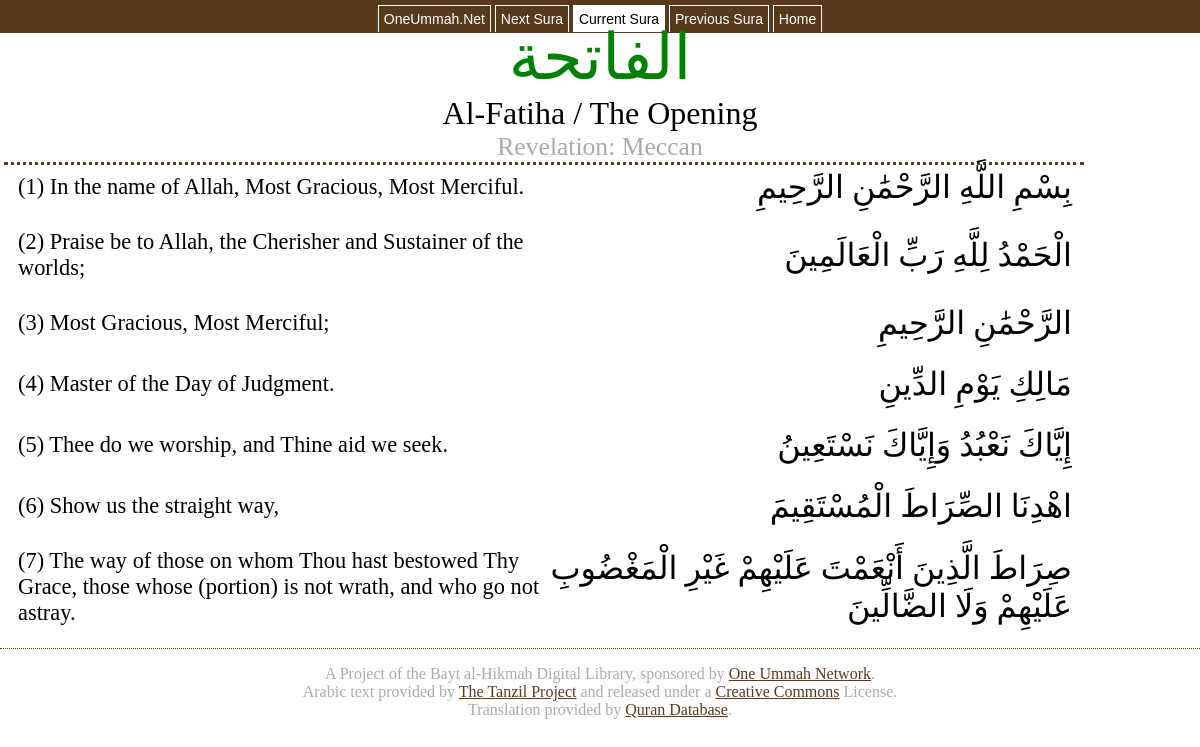
Screenshot of /book/index.php?suranumber=1 with the database file from the repository.
### tables this page shows
CREATE TABLE `metadata` (
  `suranum` int(11) NOT NULL AUTO_INCREMENT,
  `ayas` int(11) DEFAULT NULL,
  `name` text,
  `tname` text,
  `ename` text,
  `type` text,
  PRIMARY KEY (`suranum`)
);

CREATE TABLE `quran_text` (
  `index` int(4) NOT NULL AUTO_INCREMENT,
  `sura` int(3) NOT NULL DEFAULT '0',
  `aya` int(3) NOT NULL DEFAULT '0',
  `text` text NOT NULL,
  PRIMARY KEY (`index`)
);

CREATE TABLE `Quran` (
  `ID` int(11) NOT NULL AUTO_INCREMENT,
  `DatabaseID` smallint(6) NOT NULL,
  `SuraID` int(11) NOT NULL,
  `VerseID` int(11) NOT NULL,
  `AyahText` text NOT NULL,
  PRIMARY KEY (`ID`)
);

### book/index.php (the view, shortened to what this page needs)
<!DOCTYPE html PUBLIC "-//W3C//DTD XHTML 1.0 Transitional//EN" "http://www.w3.org/TR/xhtml1/DTD/xhtml1-transitional.dtd">
<html xmlns="http://www.w3.org/1999/xhtml" dir="rtl">
<head>
	<link href="styles/arabic-style.css" type="text/css" rel="stylesheet" />
</head>
<body>
<div id="container">
<?php
$s1 = $_GET['suranumber'];
?>
<div id="header">
<div id="navcontainer">
<ul id="navlist">
<li><a href="http://www.oneummah.net/quran/">Home</a></li>
<li><a href="<?php $previous = $s1 - 1; print $previous ?>.html">Previous Sura</a></li>
<li id="active"><a href="#" id="current">Current Sura</a></li>
<li><a href="<?php $next = $s1 + 1; print $next ?>.html">Next Sura</a></li>
<li><a href="http://www.oneummah.net">OneUmmah.Net</a></li>
</ul>
</div>
</div>
<?php
include("metadata.php");
echo "<table class='qurantext'>";
$result = mysql_query("SELECT * FROM quran_text, Quran WHERE sura='$s1' AND SuraID='$s1' AND VerseID=aya");
while($row = mysql_fetch_array($result))
  {
  echo "<tr class='verserows'>";
  echo "<td class='column1'>";
  echo $row['text'];
  echo "</td><td class='column2'>";
  echo " (";
  echo $row['VerseID'];
  echo ") ";
  echo $row['AyahText'];
  echo "</td></tr>";
  }
echo "</table>";
?>
<div id="footer">
<p>A Project of the Bayt al-Hikmah Digital Library, sponsored by <a href="http://www.oneummah.net">One Ummah Network</a>.<br />
Arabic text provided by <a href="http://tanzil.info/wiki/Tanzil_Project">The Tanzil Project</a> and released under a <a href="http://creativecommons.org/licenses/by-nc-nd/3.0/">Creative Commons</a> License.<br />
Translation provided by <a href="http://qurandatabase.org/">Quran Database</a>.</p>
</div>
</body>
</html>

### book/metadata.php (shortened to what this page needs)
<?php
$s1 = $_GET['suranumber'];
$result = mysql_query("SELECT * FROM metadata WHERE suranum='$s1'");
while($row = mysql_fetch_array($result))
  {
  echo "<div class='header'>";
  echo "<span class='atitle'>";
  echo $row['name'];
  echo "</span>";
  echo "<br />";
  echo "<span class='ttitle'>";
  echo $row['tname'];
  echo " / </span>";
  echo "<span class='etitle'>";
  echo $row['ename'];
  echo "</span><br />";
  echo "<span class='revelation'>";
  echo "Revelation: ";
  echo $row['type'];
  echo "</span>";
  echo "</div>";
  }
?>

### book/styles/arabic-style.css (style rules this page uses)
body { font-size: 2em; margin: 0; padding: 0; }
a:link { color: #57391C; }
#container { padding: 0; margin: 0; }
#header { background-color: #57391C; height: 20px; width: 100%; margin-left: 0; margin-right: 0; padding: 0; }
#navcontainer ul { text-align: center; padding-bottom: 5px; padding-top: 10px; padding-left: 0; padding-right: 0; margin-top: 0; margin-left: 0; background-color: #57391C; color: white; width: 100%; font-family: Tahoma, Verdana,sans-serif; font-size: 14px; line-height: 18px; }
#navcontainer ul li { display: inline; padding-left: 0; padding-right: 0; padding-bottom: 5px; padding-top: 5px; margin: 0; }
#navcontainer ul li a { padding-left: 5px; padding-right: 5px; padding-bottom: 5px; padding-top: 5px; color: white; text-decoration: none; border-right: 1px solid #fff; border-left: 1px solid #fff; border-top: 1px solid #fff; }
#navcontainer #active a { background: white; color: black; }
.qurantext { margin: 0 4px 0 4px; width: 90%; height: 100%; min-height: 100%; border-top: 3px dotted #57391C; padding: 0; float: left; }
.column1 { width: 50%; padding-right: 12px; padding-bottom: 20px; padding-right: 10px; margin-right: 10px; font-family: Scheherazade; }
.column2 { direction: ltr; font-size: 0.7em; width: 50%; padding-bottom: 20px; padding-left: 12px; }
.atitle { font-family: Scheherazade, serif; font-size: 2em; color: green; margin: 0; padding: 0; }
.ttitle { font-family: Georgia, serif; font-size: 1.0em; color: black; margin: 0; padding: 0; }
.etitle { font-family: Georgia, serif; font-size: 1.0em; color: black; margin: 0; padding: 0; }
.revelation { font-family: Georgia, serif; font-size: 0.8em; color: #aaa; }
.verserows { padding-bottom: 8px; margin-bottom: 8px; }
.header { font-family: Scheherazade, serif; text-align: center; margin-left: auto; margin-right: auto; padding: 0; }
#footer { border-top: 1px dotted #57391C; width: 100%; direction: ltr; font-family: Georgia, serif; font-size: 0.5em; color: #aaa; text-align: center; background-color: white; padding: 0; margin: 0; }

### rows the page displays
metadata: name "الفاتحة", tname "Al-Fatiha", ename "The Opening", type "Meccan"
quran_text: text "بِسْمِ اللَّهِ الرَّحْمَٰنِ الرَّحِيمِ", quran.VerseID "1", quran.AyahText "In the name of Allah, Most Gracious, Most Merciful."
quran_text: text "الْحَمْدُ لِلَّهِ رَبِّ الْعَالَمِينَ", quran.VerseID "2", quran.AyahText "Praise be to Allah, the Cherisher and Sustainer of the worlds;"
quran_text: text "الرَّحْمَٰنِ الرَّحِيمِ", quran.VerseID "3", quran.AyahText "Most Gracious, Most Merciful;"
quran_text: text "مَالِكِ يَوْمِ الدِّينِ", quran.VerseID "4", quran.AyahText "Master of the Day of Judgment."
quran_text: text "إِيَّاكَ نَعْبُدُ وَإِيَّاكَ نَسْتَعِينُ", quran.VerseID "5", quran.AyahText "Thee do we worship, and Thine aid we seek."
quran_text: text "اهْدِنَا الصِّرَاطَ الْمُسْتَقِيمَ", quran.VerseID "6", quran.AyahText "Show us the straight way,"
quran_text: text "صِرَاطَ الَّذِينَ أَنْعَمْتَ عَلَيْهِمْ غَيْرِ الْمَغْضُوبِ عَلَيْهِمْ وَلَا الضَّالِّينَ", quran.VerseID "7", quran.AyahText "The way of those on whom Thou hast bestowed Thy Grace, those whose (portion) is not wrath, and who go not astray."
